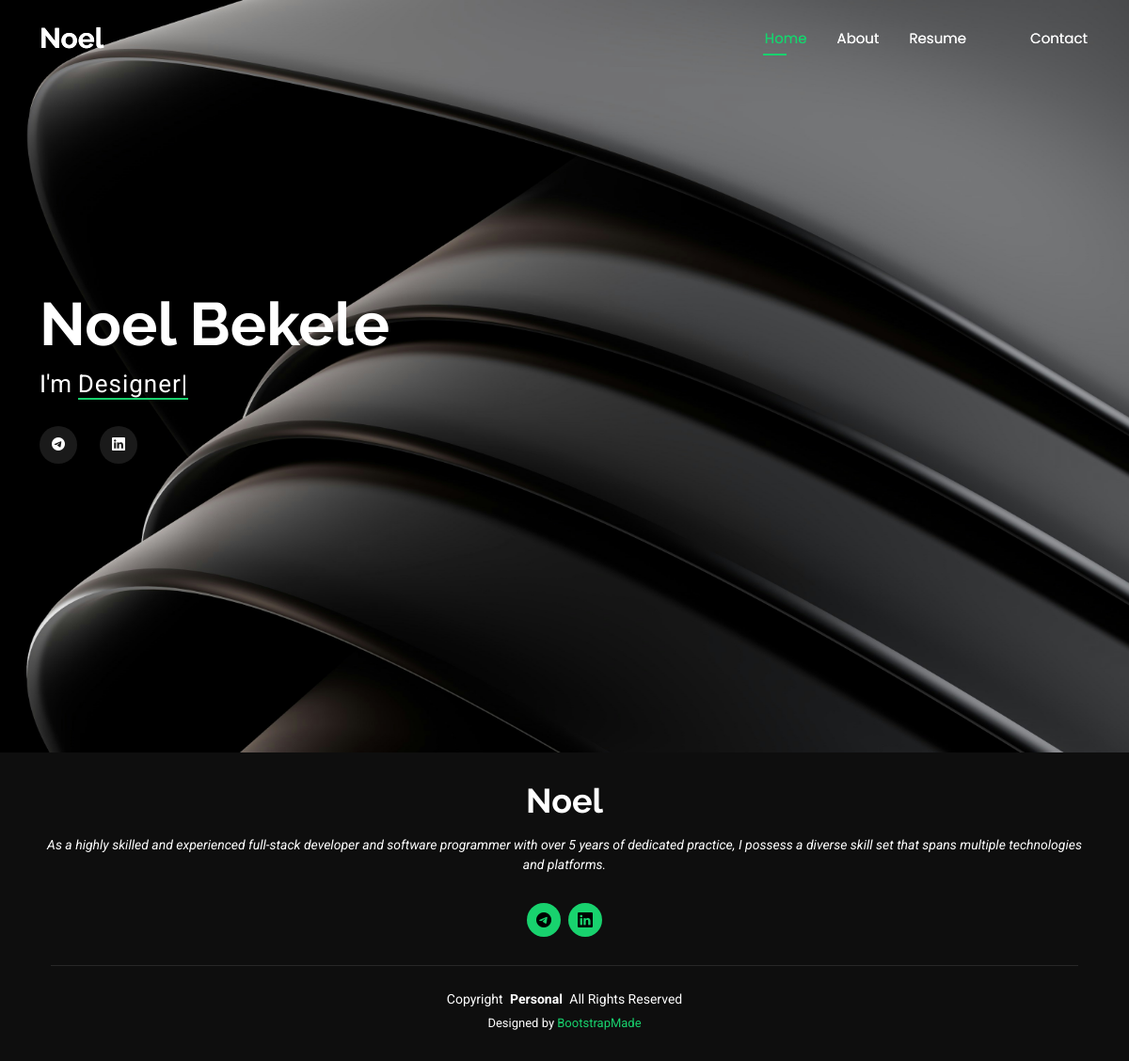
The page / on the database its author committed.
### tables this page shows
CREATE TABLE `users` (
  `id` bigint(20) UNSIGNED NOT NULL,
  `name` varchar(255) NOT NULL,
  `email` varchar(255) NOT NULL,
  `title_name` varchar(255) NOT NULL,
  `email_verified_at` timestamp NULL DEFAULT NULL,
  `password` varchar(255) NOT NULL,
  `s_title` text NOT NULL,
  `l_title` text NOT NULL,
  `b_day` varchar(255) NOT NULL,
  `about` text NOT NULL,
  `website` varchar(255) NOT NULL,
  `phone` varchar(255) NOT NULL,
  `city` varchar(255) NOT NULL,
  `age` varchar(255) NOT NULL,
  `degree` varchar(255) NOT NULL,
  `freelance` tinyint(1) DEFAULT 1,
  `remember_token` varchar(100) DEFAULT NULL,
  `created_at` timestamp NOT NULL DEFAULT current_timestamp(),
  `updated_at` timestamp NOT NULL DEFAULT current_timestamp() ON UPDATE current_timestamp()
);

### index.php (the view, shortened to what this page needs)
<?php
include 'db.php';
$userQuery = $pdo->prepare("SELECT * FROM users WHERE id = :id");
$userQuery->execute(['id' => 1]);
$user = $userQuery->fetch(PDO::FETCH_ASSOC);
include 'header.php';
?>
  <main class="main">
    <section id="hero" class="hero section dark-background">
    <img src="assets/img/hero-bg.jpg" alt="" data-aos="fade-in">
    <div class="container" data-aos="zoom-out" data-aos-delay="100">
      <h2><?= htmlspecialchars($user['name'] ?? 'Default Name') ?></h2>
        <p>I'm <span class="typed" data-typed-items="Designer, Freelancer">Full Stack Developer</span><span class="typed-cursor typed-cursor--blink"></span></p>
      <div class="social-links">
      <a href="https://t.me/Nbekele" target="_blank"><i class="bi bi-telegram"></i></a>
      <a href="https://www.linkedin.com/in/noel-bekele-0a0193205/" target="_blank"><i class="bi bi-linkedin"></i></a>
      </div>
    </div>
  </section>
  </main>
  <?php include 'footer.php'; ?>

### footer.php (shortened to what this page needs)
<?php
include 'db.php';
include 'header.php';
$userQuery = $pdo->prepare("SELECT * FROM users WHERE id = :id LIMIT 1");
$userQuery->execute(['id' => 1]);
$user = $userQuery->fetch(PDO::FETCH_ASSOC);
?>
<footer id="footer" class="footer dark-background">
    <div class="container">
      <h3 class="sitename">Noel</h3>
      <p><?= htmlspecialchars($user['l_title']); ?></p>
      <div class="social-links d-flex justify-content-center">
        <a href="https://t.me/Nbekele" target="_blank"><i class="bi bi-telegram"></i></a>
        <a href="https://www.linkedin.com/in/noel-bekele-0a0193205/" target="_blank"><i class="bi bi-linkedin"></i></a>
      </div>
      <div class="container">
        <div class="copyright">
          <span>Copyright</span> <strong class="px-1 sitename">Personal</strong> <span>All Rights Reserved</span>
        </div>
        <div class="credits">
          Designed by <a href="https://bootstrapmade.com/">BootstrapMade</a>
        </div>
      </div>
    </div>
  </footer>
</body>
</html>

### assets/css/main.css (style rules this page uses)
:root { --default-font: "Roboto", system-ui, -apple-system, "Segoe UI", Roboto, "Helvetica Neue", Arial, "Noto Sans", "Liberation Sans", sans-serif, "Apple Color Emoji", "Segoe UI Emoji", "Segoe UI Symbol", "Noto Color Emoji"; --heading-font: "Raleway", sans-serif; --nav-font: "Poppins", sans-serif; }
:root { --background-color: #000000; --default-color: #fafafa; --heading-color: #ffffff; --accent-color: #18d26e; --surface-color: #1a1a1a; --contrast-color: #000000; }
:root { --nav-color: #fafafa; --nav-hover-color: #18d26e; --nav-mobile-background-color: #1a1a1a; --nav-dropdown-background-color: #1a1a1a; --nav-dropdown-color: #fafafa; --nav-dropdown-hover-color: #18d26e; }
.dark-background { --background-color: rgba(15, 15, 15, 0.975); --default-color: #ffffff; --heading-color: #ffffff; --surface-color: #292929f9; --contrast-color: #000000; }
:root { scroll-behavior: smooth; }
body { color: var(--default-color); background-color: var(--background-color); font-family: var(--default-font); }
a { color: var(--accent-color); text-decoration: none; transition: 0.3s; }
h1, h2, h3, h4, h5, h6 { color: var(--heading-color); font-family: var(--heading-font); }
.footer { color: var(--default-color); background-color: var(--background-color); font-size: 14px; text-align: center; padding: 30px 0; position: relative; }
.footer h3 { font-size: 36px; font-weight: 700; position: relative; padding: 0; margin: 0 0 15px 0; }
.footer p { font-size: 15; font-style: italic; padding: 0; margin: 0 0 30px 0; }
.footer .social-links { margin: 0 0 30px 0; }
.footer .social-links a { font-size: 16px; display: flex; align-items: center; justify-content: center; background: var(--accent-color); color: var(--contrast-color); line-height: 1; margin: 0 4px; border-radius: 50%; text-align: center; width: 36px; height: 36px; transition: 0.3s; }
.footer .copyright { padding-top: 25px; border-top: 1px solid color-mix(in srgb, var(--default-color), transparent 90%); }
.footer .credits { font-size: 13px; padding-top: 5px; }
section, .section { color: var(--default-color); background-color: var(--background-color); padding: 60px 0; scroll-margin-top: 100px; overflow: clip; }
.hero { width: 100%; min-height: 100vh; position: relative; padding: 80px 0; display: flex; align-items: center; justify-content: center; }
.hero img { position: absolute; inset: 0; display: block; width: 100%; height: 100%; object-fit: cover; z-index: 1; }
.hero .container { position: relative; z-index: 3; }
.hero h2 { margin: 0; font-size: 64px; font-weight: 700; }
.hero p { margin: 5px 0 0 0; font-size: 26px; }
.hero p span { letter-spacing: 1px; border-bottom: 2px solid var(--accent-color); }
.hero .social-links { margin-top: 25px; }
.hero .social-links a { background-color: color-mix(in srgb, var(--default-color), transparent 90%); color: var(--default-color); font-size: 14px; width: 40px; height: 40px; border-radius: 50px; display: inline-flex; align-items: center; justify-content: center; margin-right: 20px; transition: 0.3s; }

### rows shown on the page
users: name "Noel Bekele", l_title "As a highly skilled and experienced full-stack developer and software programmer with over 5 years of dedicated practice, I possess a diverse skill set that spans multiple technologies and platforms."
